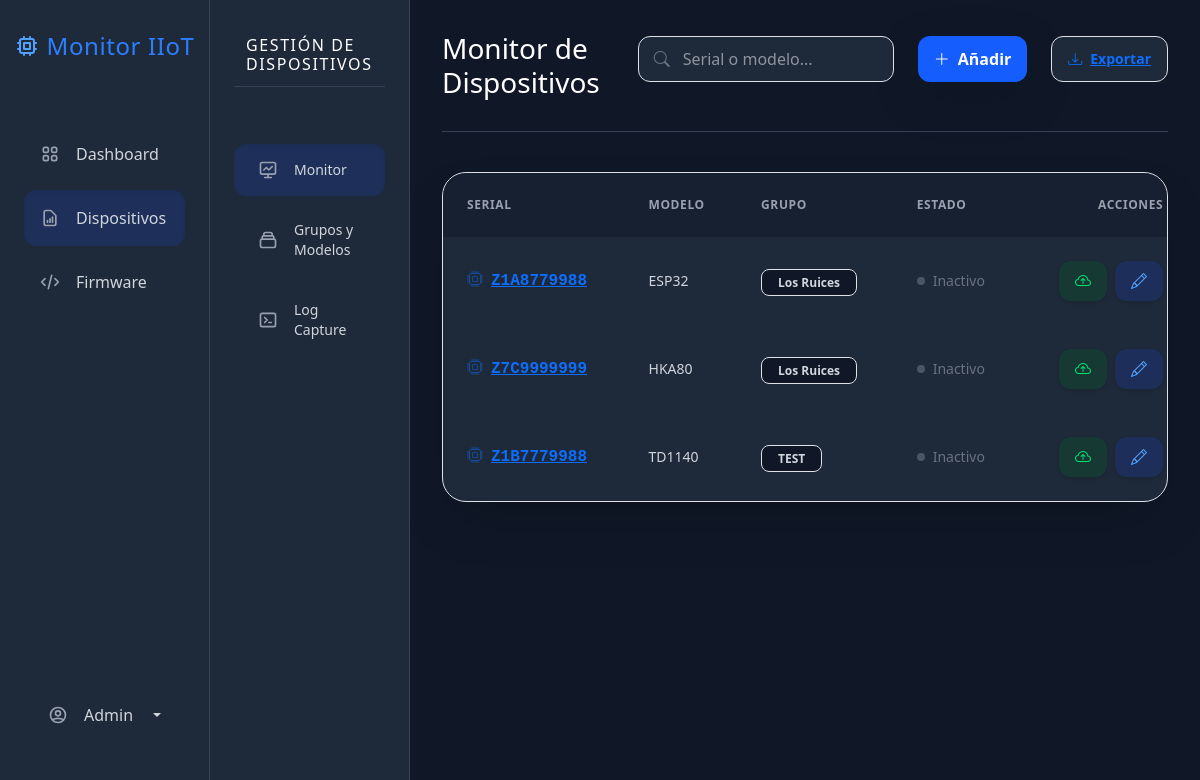
/dispositivos/ (signed in), run on the app's committed database.
### impresoras/models.py (models this page shows, shortened)
class Dispositivo(models.Model):
    validar_serial = RegexValidator(
        regex=r'^[A-Z0-9]{10}$',
        message="El serial solo puede contener letras mayúsculas y números, sin espacios (ej. Z1F9999988).",
        code="serial_invalido"
    )
    serial = models.CharField(max_length=50, unique=True, validators=[validar_serial], help_text="Ingrese el serial exacto del equipo.")
    modelo = models.ForeignKey(
        ModeloEquipo,
        on_delete=models.SET_NULL,
        related_name='dispositivos',
        null=True,
        blank=True
    )
    grupo = models.ForeignKey(
        Grupo,
        on_delete=models.SET_NULL,
        null=True,
        blank=True
    )
    fecha_registro = models.DateTimeField(auto_now_add=True)
    ultimo_sts1 = models.IntegerField(null=True, blank=True)
    ultimo_sts2 = models.IntegerField(null=True, blank=True)
    ultima_conexion = models.DateTimeField(null=True, blank=True)
    fw_ismart_instalado = models.CharField(max_length=20, default="Desconocida", blank=True)
    fw_printer_instalado = models.CharField(max_length=20, default="Desconocida", blank=True)
    firmware_actual = models.ForeignKey(VersionFirmware, on_delete=models.SET_NULL, null=True, blank=True, related_name='equipos_instalados')
    ota_en_curso = models.BooleanField(default=False)
    def get_ultima_ota_formateada(self):
        try:
            ultimo_log = self.logs.filter(evento__icontains="Actualización").order_by('-fecha').first()
            if ultimo_log:
                fecha_str = ultimo_log.fecha.strftime('%d/%m/%Y %H:%M:%S')
                return f"{fecha_str} - {ultimo_log.evento}"
        except Exception:
            pass
        return "Nunca"
    @property
    def alertas_ota(self):
        from .models import VersionFirmware
        alertas = []
        datos = self.ultimo_log_datos
        fw_ismart_json = datos.get('fw_ismart', 'Desconocida')
        fw_printer_json = datos.get('fw_printer', 'Desconocida')
        ultima_v_ismart = VersionFirmware.objects.filter(tipo_modulo='ismart').order_by('-fecha_subida').first()
        if ultima_v_ismart and fw_ismart_json not in ['', 'None', 'Desconocida', '0']:
            if fw_ismart_json != ultima_v_ismart.version:
                alertas.append({
                    'modulo': 'iSmart',
                    'version_nueva': ultima_v_ismart.version,
                    'tipo': 'obligatoria' if ultima_v_ismart.es_obligatoria else 'opcional'
                })
        ultima_v_printer = VersionFirmware.objects.filter(tipo_modulo='impresora').order_by('-fecha_subida').first()
        if ultima_v_printer and fw_printer_json not in ['', 'None', 'Desconocida', '0']:
            if fw_printer_json != ultima_v_printer.version:
                alertas.append({
                    'modulo': 'Impresora Fiscal',
                    'version_nueva': ultima_v_printer.version,
                    'tipo': 'obligatoria' if ultima_v_printer.es_obligatoria else 'opcional'
                })
        return alertas
    @property
    def ultimo_log_datos(self):
        logs_cacheados = self.logs.all()
        if logs_cacheados:
            ultimo_registro = logs_cacheados[0] # Tomamos el primero de la memoria
            if ultimo_registro.detalles:
                try:
                    return json.loads(ultimo_registro.detalles)
                except json.JSONDecodeError:
                    return {}
        return {}

class ModeloEquipo(models.Model):
    nombre = models.CharField(max_length=100, unique=True)
    marca = models.CharField(max_length=100, blank=True, null=True)
    def __str__(self):
        if self.marca:
            return f"{self.marca} {self.nombre}"
        return self.nombre

class Grupo(models.Model):
    nombre = models.CharField(max_length=100)
    descripcion = models.TextField(blank=True, null=True)
    def __str__(self):
        return self.nombre

### impresoras/views.py (the view)
# urls.py: path('dispositivos/', lista_dispositivos, name='dispositivos_lista'),
@login_required
def lista_dispositivos(request):
    query = request.GET.get('buscar')
    dispositivos = Dispositivo.objects.select_related('modelo', 'grupo').all()
    proyectos_disponibles = ProyectoFirmware.objects.prefetch_related('versiones').all()
    if query:
        dispositivos = dispositivos.filter(
            Q(serial__icontains=query) | Q(modelo__nombre__icontains=query)
        )
    if request.method == 'POST':
        form = DispositivoForm(request.POST)
        if form.is_valid():
            form.save()
            return redirect('dispositivos_lista')
    else:
        form = DispositivoForm()
    grupos = Grupo.objects.all()
    modelos = ModeloEquipo.objects.all()
    context = {
        'dispositivos': dispositivos,
        'form': form,
        'grupos': grupos,
        'modelos': modelos,
        'proyectos_disponibles': proyectos_disponibles,
    }
    return render(request, 'lista_dispositivos.html', context)

### impresoras/forms.py
class DispositivoForm(forms.ModelForm):
    class Meta:
        model = Dispositivo
        fields = ['serial', 'modelo', 'grupo']
        input_classes = 'w-full bg-gray-900 border border-gray-600 rounded-xl px-4 py-2.5 text-white focus:ring-2 focus:ring-blue-500 outline-none transition-all'
        widgets = {
            'serial': forms.TextInput(attrs={
                'class': input_classes,
                'placeholder': 'Ej: Z1F9999988',
                'minlength': '10',
                'maxlength': '10',
                'pattern': '^[A-Z0-9]{10}$',
                'title': 'El serial debe tener exactamente 10 caracteres alfanuméricos.',
                'required': True
            }),
            'modelo': forms.Select(attrs={
                'class': input_classes,
                'required': True
            }),
            'grupo': forms.Select(attrs={
                'class': input_classes
            }),
        }

### templates/lista_dispositivos.html (shortened to what this page needs)
{% extends 'dispositivos_base.html' %}
{% block dispositivos_content %}
<div class="w-full">
    <div class="flex justify-between items-start mb-10 border-b border-gray-700 pb-6">
        <div class="flex-grow">
            <h3 class="text-3xl font-extrabold text-white mb-2">
                Monitor de Dispositivos
            </h3>
        </div>
        <div class="flex gap-4 ml-6 shrink-0 mt-1">
            <form hx-get="{% url 'dispositivos_lista' %}"
                  hx-target="#contenido-principal"
                  hx-select="#contenido-principal"
                  hx-push-url="true">
                <div class="relative">
                    <i class="bi bi-search absolute left-4 top-1/2 -translate-y-1/2 text-gray-500"></i>
                    <input type="text" name="buscar"
                           class="w-full md:w-64 bg-gray-800 border border-gray-700 rounded-xl py-2.5 pl-11 pr-4 text-sm text-white focus:ring-2 focus:ring-blue-500 outline-none transition-all"
                           placeholder="Serial o modelo..." value="{{ request.GET.buscar }}">
                </div>
            </form>
            <button class="bg-blue-600 hover:bg-blue-500 text-white px-3 py-2 rounded-xl font-bold text-sm shadow-lg shadow-blue-900/20 transition-all flex items-center gap-2" data-bs-toggle="modal" data-bs-target="#modalAñadir">
                <i class="bi bi-plus-lg"></i> Añadir
            </button>
            <a href="{% url 'exportar_excel' %}?buscar={{ request.GET.buscar }}" class="bg-gray-800 hover:bg-gray-700 border border-gray-700 text-gray-300 px-3 py-2 rounded-xl font-bold text-sm transition-all flex items-center gap-2">
                <i class="bi bi-download"></i> Exportar
            </a>
        </div>
    </div>
    <div class="bg-gray-800 rounded-3xl border border-gray-700 shadow-2xl overflow-hidden mb-12">
        <div class="overflow-x-auto w-full">
            <table class="w-full text-left border-collapse min-w-[800px]">
                <thead class="bg-gray-900/50 text-gray-400 text-xs uppercase tracking-wider">
                    <tr>
                        <th class="p-4 font-semibold">Serial</th>
                        <th class="p-4 font-semibold">Modelo</th>
                        <th class="p-4 font-semibold">Grupo</th>
                        <th class="p-4 font-semibold">Estado</th>
                        <th class="p-4 font-semibold text-center">Acciones</th>
                    </tr>
                </thead>
                <tbody class="text-gray-300 divide-y divide-gray-700">
                    {% for equipo in dispositivos %}
                        <tr class="hover:bg-gray-700/50 transition-colors group">
                            <td class="p-4">
                                <a href="#"
                                    class="font-mono font-bold text-blue-400 hover:text-blue-300 transition-colors flex items-center gap-2 cursor-pointer"
                                    data-bs-toggle="modal"
                                    data-bs-target="#modalMonitor"
                                    data-serial="{{ equipo.serial }}"
                                    data-rif="{{ equipo.rif|default:'--' }}"
                                    data-sts1="{{ equipo.ultimo_log_datos.sts1|default:'--' }}"
                                    data-sts2="{{ equipo.ultimo_log_datos.sts2|default:'--' }}"
                                    data-err_cnt="{{ equipo.ultimo_log_datos.err_cnt|default:'0' }}"
                                    data-rec_att="{{ equipo.ultimo_log_datos.rec_att|default:'0' }}"
                                    data-atm="{{ equipo.ultimo_log_datos.atm|default:'--' }}"
                                    data-vts="{{ equipo.ultimo_log_datos.vts|default:'0' }}"
                                    data-last_b="{{ equipo.ultimo_log_datos.last_b|default:'--' }}"
                                    data-b_iss="{{ equipo.ultimo_log_datos.b_iss|default:'0' }}"
                                    data-db_n="{{ equipo.ultimo_log_datos.db_n|default:'--' }}"
                                    data-db_a="{{ equipo.ultimo_log_datos.db_a|default:'0' }}"
                                    data-cr_n="{{ equipo.ultimo_log_datos.cr_n|default:'--' }}"
                                    data-cr_a="{{ equipo.ultimo_log_datos.cr_a|default:'0' }}"
                                    data-nf_n="{{ equipo.ultimo_log_datos.nf_n|default:'--' }}"
                                    data-nf_a="{{ equipo.ultimo_log_datos.nf_a|default:'0' }}"
                                    data-z_cnt="{{ equipo.ultimo_log_datos.z_cnt|default:'--' }}"
                                    data-f_cnt="{{ equipo.ultimo_log_datos.f_cnt|default:'--' }}"
                                    data-date="{{ equipo.ultimo_log_datos.date|default:'--' }}"
                                    data-time="{{ equipo.ultimo_log_datos.time|default:'--' }}"
                                    onclick="preLlenarModal(this)">
                                    <i class="bi bi-cpu opacity-50 group-hover:opacity-100 transition-opacity"></i>
                                    {{ equipo.serial }}
                                </a>
                            </td>
                            <td class="p-4 text-sm">{{ equipo.modelo.nombre|default:"Sin modelo" }}</td>
                            <td class="p-4">
                                <span class="px-3 py-1 bg-gray-900 border border-gray-600 text-gray-300 rounded-lg text-xs font-bold">
                                    {{ equipo.grupo.nombre|default:"Sin grupo" }}
                                </span>
                            </td>
                            <td class="p-4" id="indicador-{{ equipo.serial }}">
                                <span class="flex items-center gap-2 text-gray-500 text-sm" title="Esperando conexión...">
                                    <span class="w-2 h-2 rounded-full bg-gray-600"></span> Inactivo
                                </span>
                            </td>
                            <td class="p-4 text-center whitespace-nowrap">
                                <div class="flex justify-end items-center gap-2">
                                    <button class="inline-flex items-center gap-2 px-3 py-2 text-green-400 bg-green-900/40 hover:bg-green-900/70 rounded-lg transition-all text-sm font-bold shadow-sm" data-bs-toggle="modal" data-bs-target="#modalOta-{{ equipo.id }}" title="Actualización OTA">
                                        <i class="bi bi-cloud-arrow-up"></i>
                                    </button>
                                    <button class="inline-flex items-center gap-2 px-3 py-2 text-blue-400 bg-blue-900/40 hover:bg-blue-900/70 rounded-lg transition-all text-sm font-bold shadow-sm" data-bs-toggle="modal" data-bs-target="#modalEditar-{{ equipo.id }}" title="Editar Dispositivo">
                                        <i class="bi bi-pencil"></i>
                                    </button>
                                </div>
                            </td>
                        </tr>
                    {% endfor %}
                </tbody>
            </table>
        </div>
    </div>
</div>
{% endblock %}

### templates/base.html (style rules this page uses)
button, .btn, .dropdown-item, .btn-action { border-radius: 0.75rem !important; transition: all 0.2s ease-in-out !important; }
input, .form-control, .form-select { border-radius: 0.75rem !important; }

### data on the page
Dispositivo: serial "Z1A8779988", modelo.nombre "ESP32", grupo.nombre "Los Ruices"
Dispositivo: serial "Z7C9999999", modelo.nombre "HKA80", grupo.nombre "Los Ruices"
Dispositivo: serial "Z1B7779988", modelo.nombre "TD1140", grupo.nombre "TEST"
